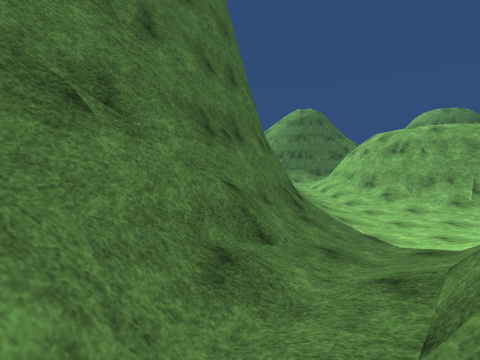
view 1 (above)

21 first-person views from a walk through a scene from a Unity 3-D project. The camera is 1.4 m above the floor, tilts 4° down and sees 90° across. The floor is counted in squares, 2 m on a side. Each view is taken from the middle of a square. On the plan, view 1 faces up. The plan holds only what a view shows up to about 9 squares ahead; the rest is blank. The place goes on beyond the plan. Surface patterns are stand-ins for the level's own textures.

view 2
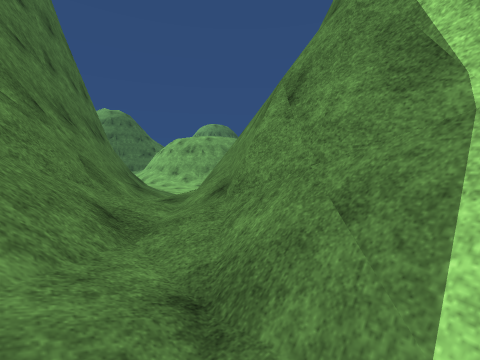

view 3
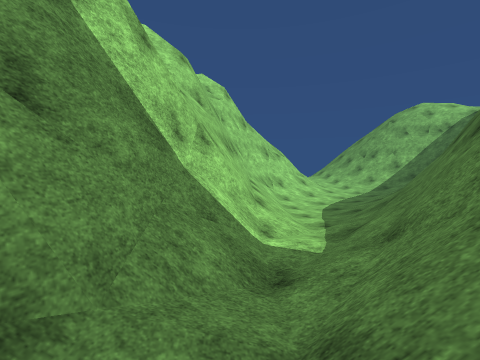

view 4
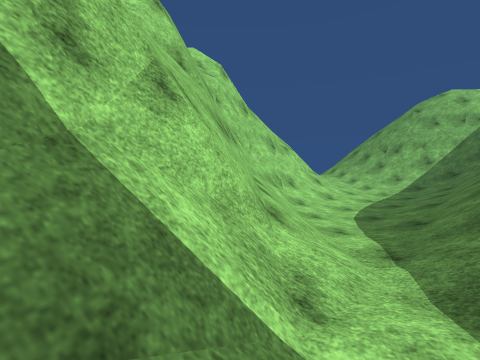

view 5
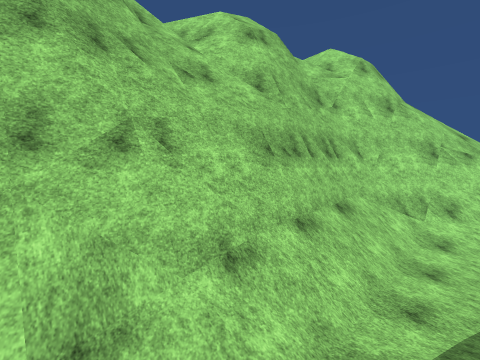

view 6
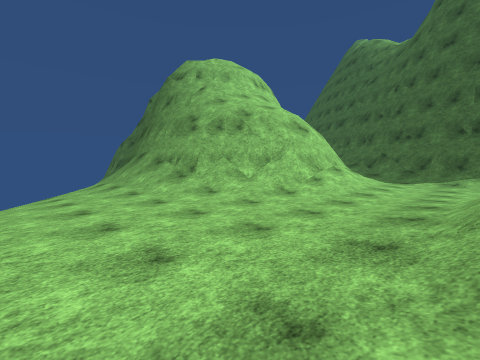

view 7
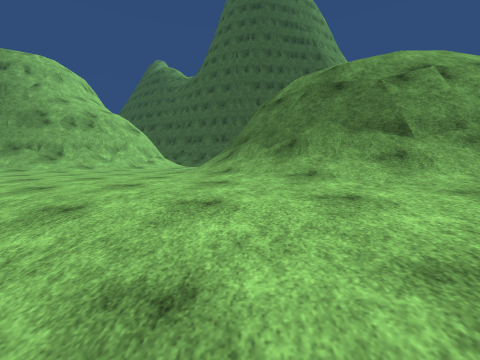

view 8
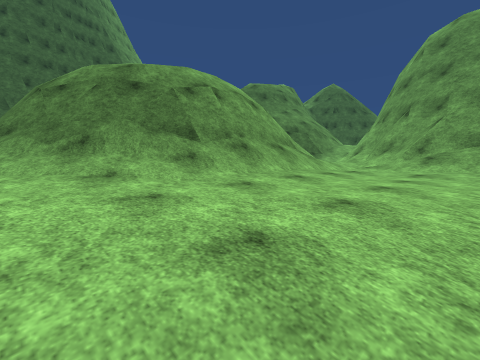

view 9
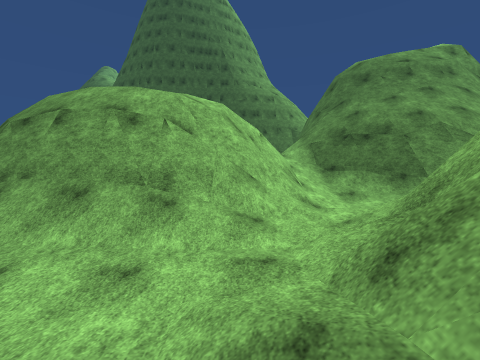

view 10
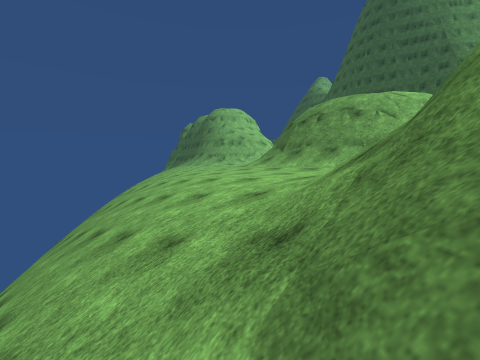

view 11
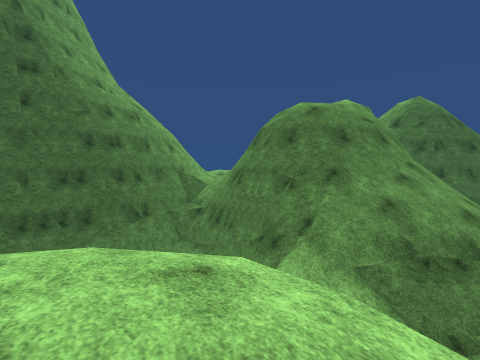

view 12
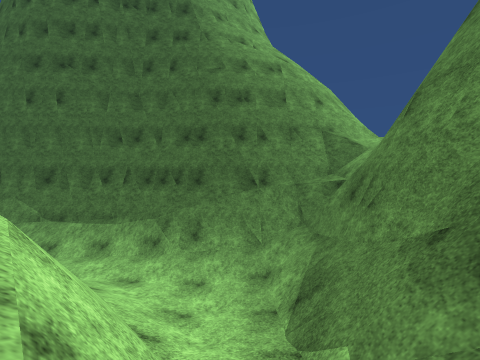

view 13
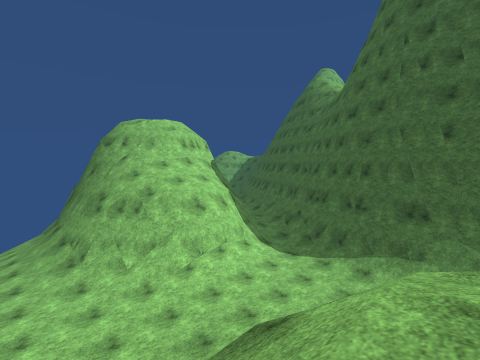

view 14
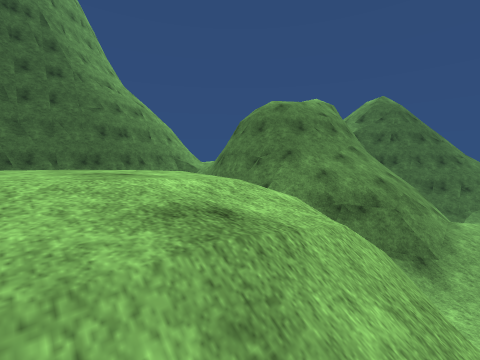

view 15
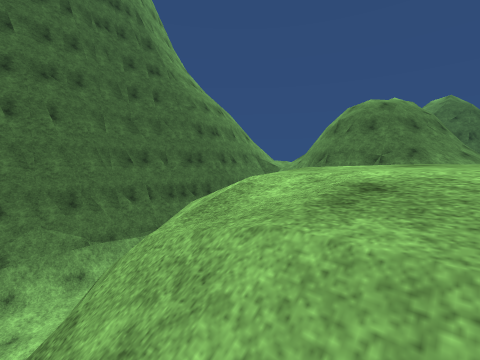

view 16
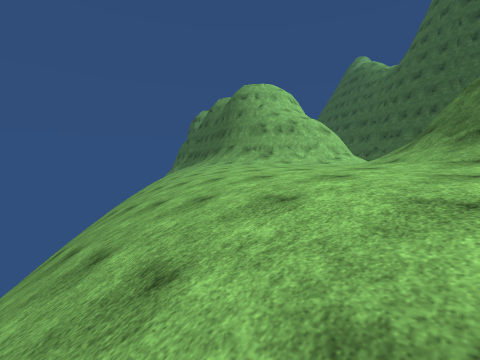

view 17
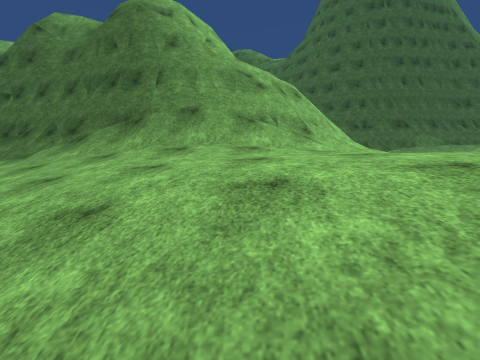

view 18
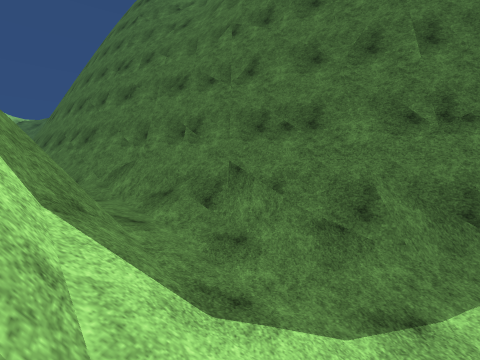

view 19
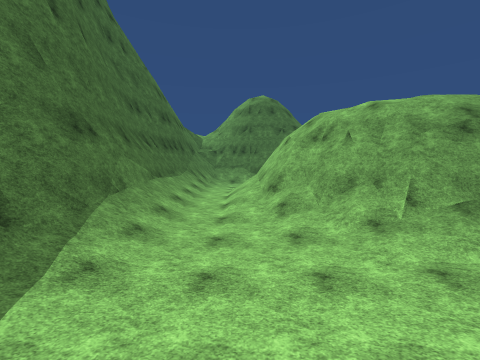

view 20
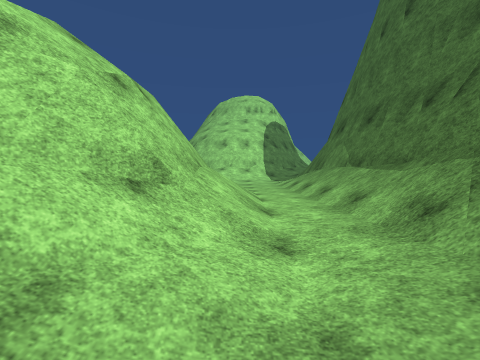

view 21
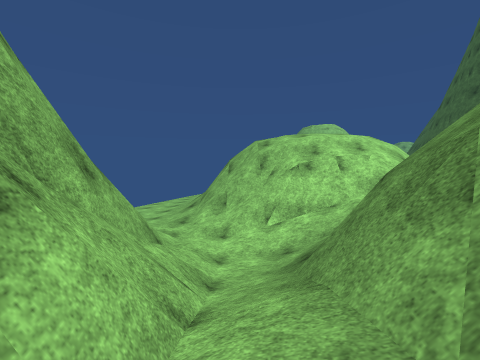

### Floor plan
Key: @ floor where view 1 was taken; # wall or solid block; x gap in a wall; . main floor; : floor 1.5 m higher than the main floor; + floor 3 m higher than the main floor; * floor 4.75 m higher than the main floor; % floor 6.25 m higher than the main floor; / step, stairs or slope; = window, fence, low wall or low ledge; v drop or lower ground.
Columns run from 9 left of view 1 to 21 right of it. Each row starts with its distance up from view 1.
 22                  #/ =
 21                  #//#+
 20                 ##//=/#
 19                 ##//#/##
 18               ###//=#//#
 17            ####vx/==/:/##
 16            #//###/////:/###
 15            #/://=//=#//:/####//
 14            #:./##///##//://////
 13           ##:/##//%%/=#/....///
 12           #/:/#//%%%*/#/....///
 11           #/:/#/%%%%%/#/....///
 10           #/:/#//%%%//#/...////
  9           #/./##//%//##/...////
  8           #/../##///##/....////
  7           #/..//#v v=/....////
  6           #/..../////.....////
  5          ##:.............////
  4          #/.............////
  3         ##//////:.......////
  2         #///###///...../////
  1        ##:### ###=/....////
  0        #:@#     ##/...////
 -1       ##:##      #/...///
 -2      ##//#       #//.//
 -3      #/:##       #////
 -4     ##//##       #///
 -5     #/:/#        #//
 -6     //./#       ##/
 -7    //../#       #/
 -8   //:../#       #
 -9  //:../##
-10 //:..//#
-11 //:.//##
-12       #

Positions as (right, up) in squares from view 1, and headings:
1: (0, 0), facing up
2: (-2, -3), facing up-right
3: (-1, 0), facing down
4: (-1, -2), facing down
5: (-3, -3), facing down-right
6: (12, 6), facing down-left
7: (17, 7), facing left
8: (17, 7), facing up-left
9: (17, 14), facing left
10: (21, 15), facing down-left
11: (10, 12), facing up-left
12: (8, 15), facing left
13: (10, 9), facing down-left
14: (12, 11), facing up-left
15: (9, 8), facing up-left
16: (18, 8), facing down-left
17: (14, -1), facing left
18: (4, 3), facing left
19: (4, 3), facing up
20: (4, 15), facing down
21: (12, 21), facing down
